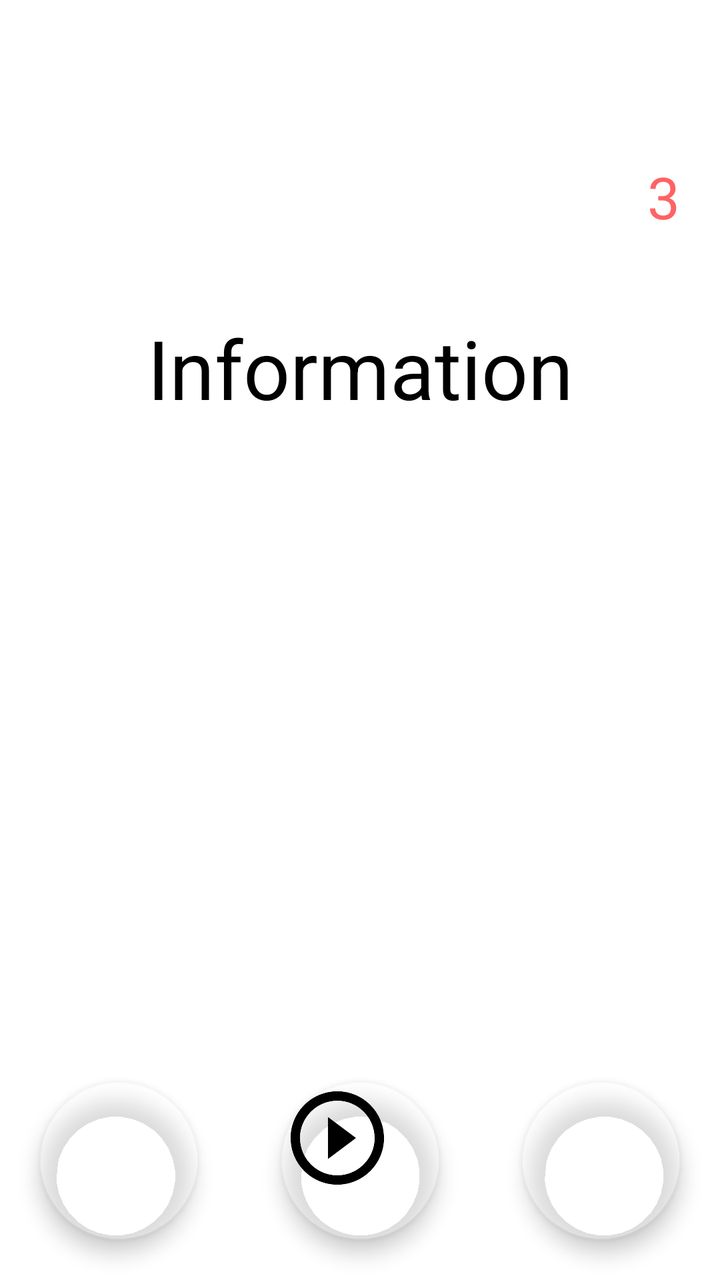
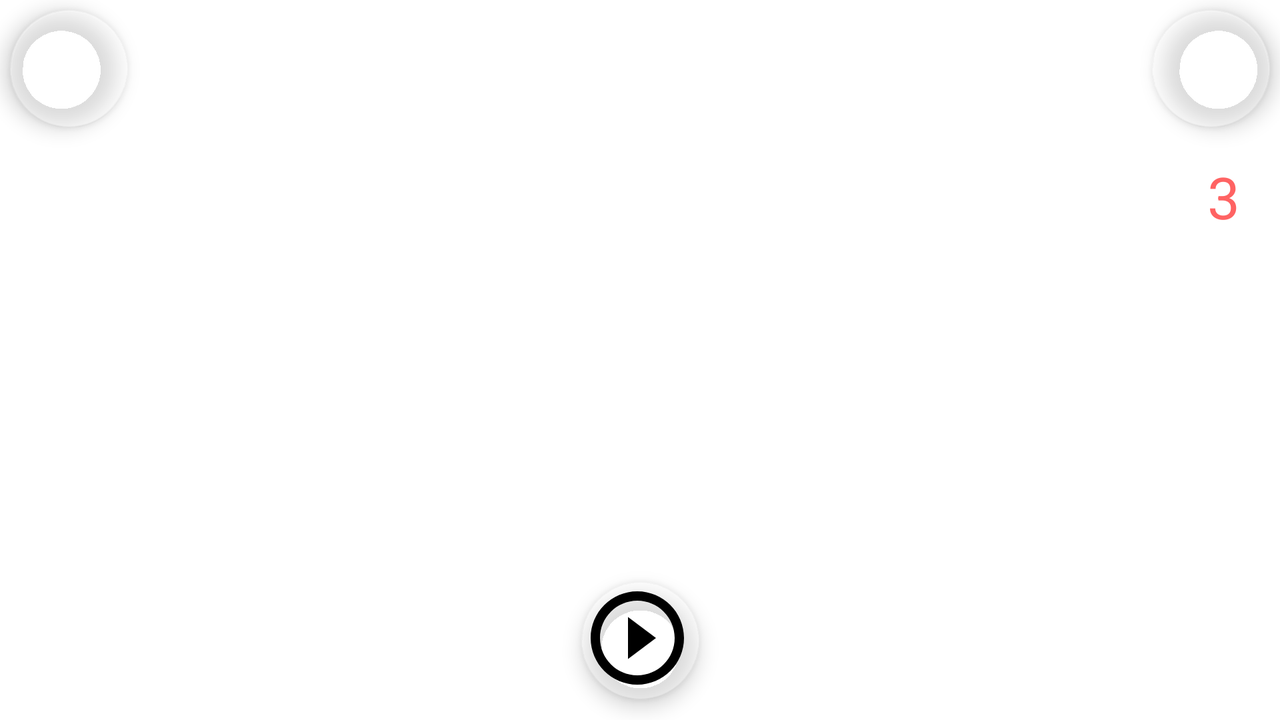

Two renders of one Android screen. The first uses the default layout on a phone; the second uses the alternative layout the repository ships for a different screen configuration, on a matching device. The two XML files are below.
<!-- AndroidManifest.xml: application theme Theme.mword -->
<!-- res/layout/activity_quiz_screen.xml -->
<?xml version="1.0" encoding="utf-8"?>
<androidx.constraintlayout.widget.ConstraintLayout xmlns:android="http://schemas.android.com/apk/res/android"
    xmlns:app="http://schemas.android.com/apk/res-auto"
    xmlns:tools="http://schemas.android.com/tools"
    android:layout_width="match_parent"
    android:layout_height="match_parent"
    tools:context=".quizScreen">

    <TextView
        android:id="@+id/textview_quizscreen_information"
        android:layout_width="match_parent"
        android:layout_height="70dp"
        android:gravity="center"
        android:maxLines="4"
        android:lines="4"
        android:text="Information"
        android:textAlignment="center"
        android:textColor="@color/white"
        android:textSize="23sp" />

    <ScrollView
        android:layout_width="match_parent"
        android:layout_height="0dp"
        android:id="@+id/scrollView"
        android:layout_alignParentTop="true"
        android:layout_centerHorizontal="true"
        android:fillViewport="true"
        app:layout_constraintTop_toBottomOf="@+id/textview_quizscreen_information"
        app:layout_constraintBottom_toBottomOf="parent">

    <LinearLayout
        android:id="@+id/layout_quiz_screen_information_controls"
        android:layout_width="match_parent"
        android:layout_height="0dp"

        android:orientation="vertical">

        <TextView
            android:id="@+id/textview_exam_questionView"
            android:layout_width="match_parent"
            android:layout_height="0dp"
            android:layout_weight="0.4"
            android:gravity="center"
            android:text="Information"
            app:autoSizeTextType="uniform"
            app:autoSizeMinTextSize="11sp"
            app:autoSizeMaxTextSize="41sp"
            app:autoSizeStepGranularity="1sp"
            android:textAlignment="center"
            android:textColor="@color/black"
            android:textSize="23sp" />

            <androidx.recyclerview.widget.RecyclerView
                android:id="@+id/quiz_recyclerview"
                android:layout_width="match_parent"
                android:layout_height="0dp"
                android:layout_weight="0.6"/>
    </LinearLayout>

    </ScrollView>

    <TextView
        android:id="@+id/textview_quiz_screen_counter"
        android:layout_width="60dp"
        android:layout_height="60dp"
        android:background="@android:color/transparent"
        android:gravity="right|center|top"
        android:text="3"
        android:textColor="@color/grapefruit"
        android:textSize="29sp"
        android:layout_marginRight="20dp"
        android:layout_marginTop="79dp"
        app:layout_constraintTop_toTopOf="parent"
        app:layout_constraintRight_toRightOf="parent"/>

    <com.google.android.material.floatingactionbutton.FloatingActionButton
        android:id="@+id/fab_quiz_screen_prev"
        android:layout_width="79dp"
        android:layout_height="79dp"
        android:layout_alignParentRight="true"
        android:layout_alignParentBottom="true"
        android:layout_gravity="end"
        android:layout_marginLeft="20dp"
        android:layout_marginBottom="20dp"
        android:src="@drawable/ic_prev"
        app:backgroundTint="#4DFFFFFF"
        app:maxImageSize="@dimen/design_fab_size_normal"
        app:layout_constraintBottom_toBottomOf="parent"
        app:layout_constraintLeft_toLeftOf="parent"
        tools:ignore="SpeakableTextPresentCheck" />

    <com.google.android.material.floatingactionbutton.FloatingActionButton
        android:id="@+id/fab_quiz_screen_play"
        android:layout_width="79dp"
        android:layout_height="79dp"
        android:src="@drawable/ic_play_button_64"
        app:backgroundTint="#4DFFFFFF"
        app:maxImageSize="@dimen/design_fab_size_normal"
        tools:ignore="SpeakableTextPresentCheck"
        android:layout_alignParentRight="true"
        android:layout_marginBottom="20dp"
        app:layout_constraintBottom_toBottomOf="parent"
        app:layout_constraintEnd_toEndOf="parent"
        app:layout_constraintStart_toStartOf="parent"/>

    <com.google.android.material.floatingactionbutton.FloatingActionButton
        android:id="@+id/fab_quiz_screen_next"
        android:layout_width="79dp"
        android:layout_height="79dp
"
        android:layout_gravity="end"
        android:layout_marginEnd="20dp"
        android:layout_marginBottom="20dp"
        android:src="@drawable/ic_next"
        app:backgroundTint="#4DFFFFFF"
        app:maxImageSize="@dimen/design_fab_size_normal"
        app:layout_constraintBottom_toBottomOf="parent"
        app:layout_constraintEnd_toEndOf="parent"
        tools:ignore="SpeakableTextPresentCheck" />

</androidx.constraintlayout.widget.ConstraintLayout>
<!-- resources referenced by this layout -->
<resources>
  <color name="black">#FF000000</color>
  <color name="grapefruit">#ff6363</color>
  <color name="white">#FFFFFF</color>
  <dimen name="design_fab_size_normal">56dp</dimen>
  <!-- drawable ic_play_button_64 (drawable) -->
  <vector android:height="64dp" android:tint="#676766"
      android:viewportHeight="24"
      android:viewportWidth="24"
      android:width="64dp"
      xmlns:android="http://schemas.android.com/apk/res/android">
      <path
          android:fillColor="@android:color/black"
          android:pathData="M10,16.5l6,-4.5 -6,
          -4.5v9zM12,2C6.48,2 2,
          6.48 2,12s4.48,10 10,10 10,-4.48 10,
          -10S17.52,2 12,2zM12,20c-4.41,0 -8,
          -3.59 -8,-8s3.59,-8 8,-8 8,3.59 8,8 -3.59,8 -8,8z"/>
  </vector>
  <!-- drawable ic_prev (drawable) -->
  <vector xmlns:android="http://schemas.android.com/apk/res/android"
      android:width="24dp"
      android:height="24dp"
      android:viewportWidth="24"
      android:viewportHeight="24"
      android:tint="?attr/colorControlNormal">
    <group
        android:name="rotationGroup"
        android:pivotX="12"
        android:scaleX="-1" >
    <path
        android:fillColor="@android:color/transparent"
        android:pathData="M15.5,5l-4.5,0l5,7l-5,7l4.5,0l5,-7z"/>
    <path
        android:fillColor="@android:color/transparent"
        android:pathData="M8.5,5l-4.5,0l5,7l-5,7l4.5,0l5,-7z"/>
    </group>
  </vector>
  <style name="Theme.mword" parent="Theme.MaterialComponents.DayNight.DarkActionBar">
  
          
          <item name="colorPrimary">@color/purple_500</item>
          <item name="colorPrimaryVariant">@color/purple_700</item>
          <item name="colorOnPrimary">@color/white</item>
          
          <item name="colorSecondary">@color/teal_200</item>
          <item name="colorSecondaryVariant">@color/teal_700</item>
          <item name="colorOnSecondary">@color/black</item>
          
          <item name="android:statusBarColor" tools:targetApi="l">?attr/colorPrimaryVariant</item>
          
      </style>
  <color name="purple_500">#47404E</color>
  <color name="purple_700">#AAAAAA</color>
  <color name="teal_200">#FF03DAC5</color>
  <color name="teal_700">#FF018786</color>
</resources>
<!-- res/layout-land/activity_quiz_screen.xml (the repository's variant of the layout above) -->
<!-- drawn on the phone turned sideways -->
<?xml version="1.0" encoding="utf-8"?>
<androidx.constraintlayout.widget.ConstraintLayout xmlns:android="http://schemas.android.com/apk/res/android"
    xmlns:app="http://schemas.android.com/apk/res-auto"
    xmlns:tools="http://schemas.android.com/tools"
    android:layout_width="match_parent"
    android:layout_height="match_parent"
    tools:context=".quizScreen">

    <TextView
        android:id="@+id/textview_quizscreen_information"
        android:layout_width="match_parent"
        android:layout_height="70dp"
        android:background="@android:color/transparent"
        android:gravity="center"
        android:maxLines="4"
        android:lines="4"
        android:text="Information"
        android:textAlignment="center"
        android:textColor="@color/white"
        android:textSize="23sp" />

    <ScrollView
        android:layout_width="match_parent"
        android:layout_height="0dp"
        android:id="@+id/scrollView"
        android:layout_alignParentTop="true"
        android:layout_centerHorizontal="true"
        android:fillViewport="true"
        app:layout_constraintTop_toBottomOf="@+id/textview_quizscreen_information"
        app:layout_constraintBottom_toBottomOf="parent">

    <LinearLayout
        android:id="@+id/layout_quiz_screen_information_controls"
        android:layout_width="match_parent"
        android:layout_height="0dp"
        android:background="@android:color/transparent"
        android:orientation="horizontal">
        <androidx.recyclerview.widget.RecyclerView
            android:id="@+id/quiz_recyclerview"
            android:layout_width="0dp"
            android:layout_height="match_parent"
            android:layout_weight="0.6"/>
        <TextView
            android:id="@+id/textview_exam_questionView"
            android:layout_width="0dp"
            android:layout_height="match_parent"
            android:layout_weight="0.4"
            android:gravity="center"
            android:text="Information"
            app:autoSizeTextType="uniform"
            app:autoSizeMinTextSize="11sp"
            app:autoSizeMaxTextSize="41sp"
            app:autoSizeStepGranularity="1sp"
            android:textAlignment="center"
            android:textColor="@color/white"
            android:textSize="23sp" />


    </LinearLayout>

    </ScrollView>

    <TextView
        android:id="@+id/textview_quiz_screen_counter"
        android:layout_width="60dp"
        android:layout_height="60dp"
        android:background="@android:color/transparent"
        android:gravity="right|center|top"
        android:text="3"
        android:textColor="@color/grapefruit"
        android:textSize="29sp"
        android:layout_marginRight="20dp"
        android:layout_marginTop="79dp"
        app:layout_constraintTop_toTopOf="parent"
        app:layout_constraintRight_toRightOf="parent"/>

    <com.google.android.material.floatingactionbutton.FloatingActionButton
        android:id="@+id/fab_quiz_screen_prev"
        android:layout_width="59dp"
        android:layout_height="59dp"
        android:layout_alignParentRight="true"
        android:layout_alignParentBottom="true"
        android:layout_gravity="end"
        android:layout_marginLeft="5dp"
        android:layout_marginTop="5dp"
        android:src="@drawable/ic_prev"
        app:backgroundTint="#4DFFFFFF"
        app:maxImageSize="@dimen/design_fab_size_normal"
        app:layout_constraintTop_toTopOf="parent"
        app:layout_constraintLeft_toLeftOf="parent"
        tools:ignore="SpeakableTextPresentCheck" />

    <com.google.android.material.floatingactionbutton.FloatingActionButton
        android:id="@+id/fab_quiz_screen_play"
        android:layout_width="59dp"
        android:layout_height="59dp"
        android:src="@drawable/ic_play_button_64"
        app:backgroundTint="#4DFFFFFF"
        app:maxImageSize="@dimen/design_fab_size_normal"
        tools:ignore="SpeakableTextPresentCheck"
        android:layout_alignParentRight="true"
        android:layout_marginBottom="10dp"
        app:layout_constraintBottom_toBottomOf="parent"
        app:layout_constraintEnd_toEndOf="parent"
        app:layout_constraintStart_toStartOf="parent"/>

    <com.google.android.material.floatingactionbutton.FloatingActionButton
        android:id="@+id/fab_quiz_screen_next"
        android:layout_width="59dp"
        android:layout_height="59dp"
        android:layout_gravity="end"
        android:layout_marginTop="5dp"
        android:layout_marginRight="5dp"
        android:src="@drawable/ic_next"
        app:backgroundTint="#4DFFFFFF"
        app:maxImageSize="@dimen/design_fab_size_normal"
        app:layout_constraintTop_toTopOf="parent"
        app:layout_constraintEnd_toEndOf="parent"
        tools:ignore="SpeakableTextPresentCheck" />

</androidx.constraintlayout.widget.ConstraintLayout>
<!-- resources referenced by the variant -->
<!-- as the phone turned sideways resolves them -->
<resources>
  <color name="grapefruit">#ff6363</color>
  <color name="white">#FFFFFF</color>
  <dimen name="design_fab_size_normal">56dp</dimen>
  <!-- drawable ic_play_button_64 (drawable) -->
  <vector android:height="64dp" android:tint="#676766"
      android:viewportHeight="24"
      android:viewportWidth="24"
      android:width="64dp"
      xmlns:android="http://schemas.android.com/apk/res/android">
      <path
          android:fillColor="@android:color/black"
          android:pathData="M10,16.5l6,-4.5 -6,
          -4.5v9zM12,2C6.48,2 2,
          6.48 2,12s4.48,10 10,10 10,-4.48 10,
          -10S17.52,2 12,2zM12,20c-4.41,0 -8,
          -3.59 -8,-8s3.59,-8 8,-8 8,3.59 8,8 -3.59,8 -8,8z"/>
  </vector>
  <!-- drawable ic_prev (drawable) -->
  <vector xmlns:android="http://schemas.android.com/apk/res/android"
      android:width="24dp"
      android:height="24dp"
      android:viewportWidth="24"
      android:viewportHeight="24"
      android:tint="?attr/colorControlNormal">
    <group
        android:name="rotationGroup"
        android:pivotX="12"
        android:scaleX="-1" >
    <path
        android:fillColor="@android:color/transparent"
        android:pathData="M15.5,5l-4.5,0l5,7l-5,7l4.5,0l5,-7z"/>
    <path
        android:fillColor="@android:color/transparent"
        android:pathData="M8.5,5l-4.5,0l5,7l-5,7l4.5,0l5,-7z"/>
    </group>
  </vector>
  <style name="Theme.mword" parent="Theme.MaterialComponents.DayNight.DarkActionBar">
  
          
          <item name="colorPrimary">@color/purple_500</item>
          <item name="colorPrimaryVariant">@color/purple_700</item>
          <item name="colorOnPrimary">@color/white</item>
          
          <item name="colorSecondary">@color/teal_200</item>
          <item name="colorSecondaryVariant">@color/teal_700</item>
          <item name="colorOnSecondary">@color/black</item>
          
          <item name="android:statusBarColor" tools:targetApi="l">?attr/colorPrimaryVariant</item>
          
      </style>
  <color name="purple_500">#47404E</color>
  <color name="purple_700">#AAAAAA</color>
  <color name="teal_200">#FF03DAC5</color>
  <color name="teal_700">#FF018786</color>
  <color name="black">#FF000000</color>
</resources>
